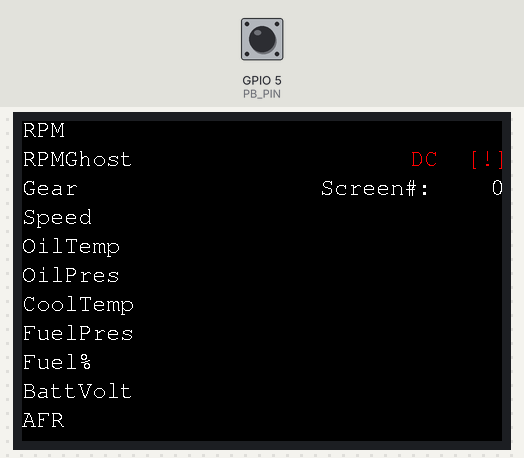
The sketch below on a simulated ESP32. Shown: 480×320 colour display. The inputs (shaded band) are chosen by the test bench; at power-on: GPIO 5 (PB_PIN) HIGH. No CAN messages arrive unless stated; what the sketch prints to the serial monitor is not drawn.

Above: at 1.5 s.
1.6 s: GPIO 5 (PB_PIN) pulled LOW for 0.15 s
At 2.3 s:
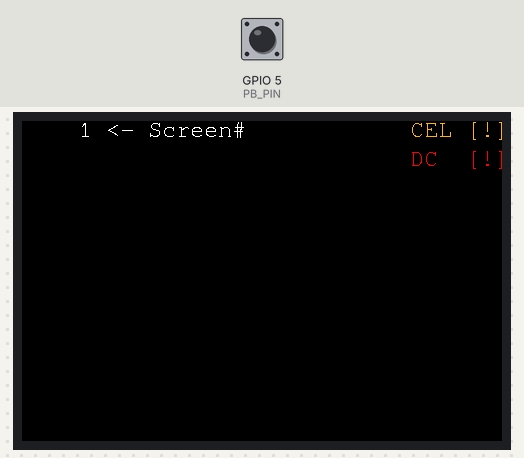
4.7 s: GPIO 5 (PB_PIN) pulled LOW for 1 s
At 6.3 s:
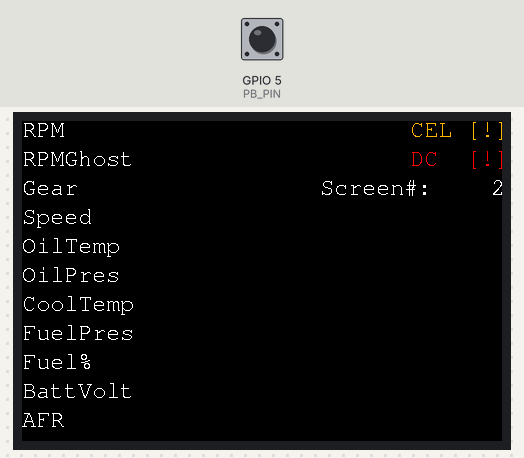
8.7 s: GPIO 5 (PB_PIN) pulled LOW for 0.15 s
At 9.7 s:
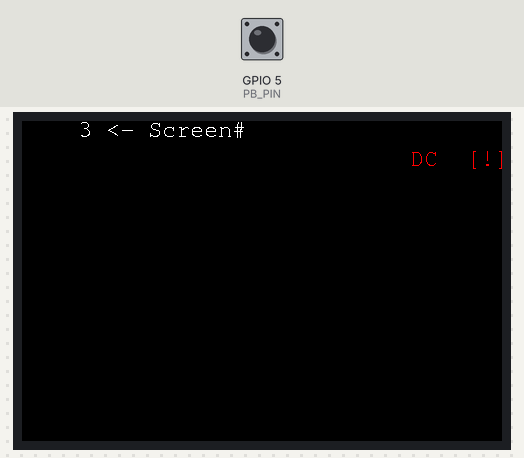
11.5 s: GPIO 5 (PB_PIN) pulled LOW for 3.2 s
At 11.85 s:
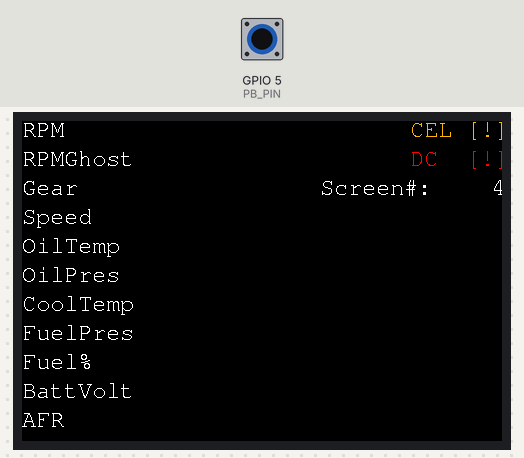
Timing chart, 0 to 14.5 s (numbered marks = the images above; inputs shaded):
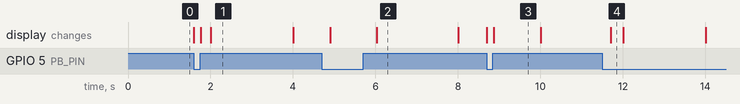

Measured:
- after the input at 1.6 s, the display: first changes at once (image 1 shows a later state)
- after the input at 4.7 s, the display: first changes after 0.20 s (image 2 shows a later state)
- after the input at 8.7 s, the display: first changes at once (image 3 shows a later state)
- after the input at 11.5 s, the display: changes after 0.21 s (image 4)
- what the display in image 1 shows lasts 2.0 s, from 2.0 s to 4.0 s
- what the display in image 3 shows lasts 1.1 s, from 8.9 s to 10.0 s

The sketch:

prototype.ino
```cpp
#include "CAN.h"
#include "TranslateCAN.h"
#include "TesterGUI.h"

#define CAN_RX 32    // ESP32 pin for CAN tranciever RX
#define CAN_TX 33    // ESP32 pin for CAN tranciever TX
#define PB_PIN 5     // ESP32 pin for Push Button
#define REFRESH_INTERVAL 2000

CAN can = CAN();
TFT_eSPI tft = TFT_eSPI();
TesterGUI gui = TesterGUI(&tft);

twai_message_t can_frame;
unsigned long last_forceclear = 0;
unsigned long last_CELupdate = 0;
bool flagDisconnect = false;
bool flagCEL = false;

int pbLast = LOW;  // pushbutton last state
int pbCurrent;     // pushbutton current state

void setup() {

    //initialize serial
    Serial.begin(115200);
    while(!Serial){};

    //initialize CAN
    if (!can.init(CAN_RX, CAN_TX, 500)) {
      Serial.println("CAN init fail");
      while(1);
    }

    //initialize tft
    tft.init();
    tft.setRotation(1); // landscape is 1 or 3

    //initialize TesterGUI
    gui.init();

    // initialize push button
    pinMode(PB_PIN, INPUT_PULLUP);

    Serial.println("digital-dashboard-PROTOTYPE");
}


void EVENT_HEARTBEAT() {

  bool conn = can.isConnected();

  // If disconnected, but event never done, do event once.
  if (!flagDisconnect && !conn) {
    flagDisconnect = true;
    gui.drawDisconnect(true);
  }
  // If became connected reset flag, reset display
  else if (flagDisconnect && conn) {
    flagDisconnect = false;
    gui.drawDisconnect(false);
  }

}


void EVENT_SWITCH_DISPLAY() {

  pbCurrent = digitalRead(PB_PIN);
  // check for button state change
  if (pbLast == HIGH && pbCurrent == LOW) {

    gui.nextScreen();
  }
  pbLast = pbCurrent;

}

void EVENT_CEL() {
  //FIXME remove placeholder code (toggles it every interval) for real code
  if (millis() - last_CELupdate >= REFRESH_INTERVAL) {
    flagCEL = !flagCEL;
    gui.drawCEL(flagCEL);
    last_CELupdate = millis();
  }
}

void EVENT_FORCE_CLEAR() {

  if (millis() - last_forceclear >= REFRESH_INTERVAL) {
    gui.clear();
    last_forceclear = millis();
  }
}

void loop() {

  //Check display switch
  EVENT_SWITCH_DISPLAY();

  //Check for CAN
  if (can.avaliable() && can.get(&can_frame)) {
    gui.update(can_frame);
  }

  //Check connnection
  EVENT_HEARTBEAT();

  //Check CEL
  EVENT_CEL();

  //Force clear readouts
  EVENT_FORCE_CLEAR();

}

// END FILE
```

CAN.h
```cpp
#include "esp32-hal.h"
#include <stdint.h>
//CAN.h

/* ESP32 TWAI receive example (by Espressif) as a class

  Connect a CAN bus transceiver to the RX/TX pins.
  For example: SN65HVD230

  TWAI_MODE_NORMAL is used so that the TWAI controller will acknowledge bus messages.

  The API gives other possible speeds and alerts:
  https://docs.espressif.com/projects/esp-idf/en/latest/esp32/api-reference/peripherals/twai.html

  created 05-11-2022 by Stephan Martin (designer2k2)
*/

#ifndef CAN_CLASS_H
#define CAN_CLASS_H

#include <Arduino.h>
#include "driver/twai.h"

#define DEFAULT_TIMEOUT 1000 //for watchdog

class CAN {
private:

  // watchdog timeout
  uint32_t watchdogTimeout; //ms

  // watchdog time of last message recv
  unsigned long rx_last;

  // if bus alive or not
  bool connected;

  // updates state of connected in realtime
  void refreshWatchdog(uint32_t rx_count) {
    if (rx_count > 0) {
      rx_last = millis();
      if (!connected) connected = true;
    }
    else {
      if (millis() - rx_last >= watchdogTimeout) {
        connected = false;
      }
    }
  }

public:

  //constructor
  CAN() :
    rx_last(millis()),
    connected(false),
    watchdogTimeout(DEFAULT_TIMEOUT)
    {}

  bool init(int RX, int TX, uint32_t wdTimeout) {
    //
    watchdogTimeout = wdTimeout;

    int rc = 0;

    // Initialize configuration structures using macro initializers
    twai_general_config_t g_config = TWAI_GENERAL_CONFIG_DEFAULT((gpio_num_t)TX, (gpio_num_t)RX, TWAI_MODE_NORMAL);
    twai_timing_config_t t_config = TWAI_TIMING_CONFIG_500KBITS();  //Look in the api-reference for other speed sets.
    twai_filter_config_t f_config = TWAI_FILTER_CONFIG_ACCEPT_ALL();

    uint32_t alerts_to_enable = TWAI_ALERT_RX_DATA | TWAI_ALERT_ERR_PASS | TWAI_ALERT_BUS_ERROR | TWAI_ALERT_RX_QUEUE_FULL;

    // Install TWAI driver
    if (twai_driver_install(&g_config, &t_config, &f_config) != ESP_OK) {
      rc = -1;
    }
    // Start TWAI driver
    else if (twai_start() != ESP_OK) {
      rc = -2;
    }
    // Reconfigure alerts to detect frame receive, Bus-Off error and RX queue full states
    else if (twai_reconfigure_alerts(alerts_to_enable, NULL) != ESP_OK) {
      rc = -3;
    }

    // TWAI driver is now successfully installed and started
    return (rc == 0);
  }

  // Returns # of rx messages waiting
  uint32_t avaliable() {
    // get statuses
    twai_status_info_t twaistatus;
    twai_get_status_info(&twaistatus);

    // refresh watchdog
    refreshWatchdog(twaistatus.msgs_to_rx);

    // # rx messages waiting
    return twaistatus.msgs_to_rx;
  }

  // Returns true if successful read
  bool get(twai_message_t* message) {
    return (twai_receive(message, 0) == ESP_OK);
  }

  // Returns false if watchdog timed out.
  // Refreshing of watchdog dependant/reliant
  // on constant refresh of avaliable() method. //FIXME reliance on avaliable() to work
  bool isConnected() { return connected; }

};

#endif // CAN_CLASS_H
```

TesterGUI.h
```cpp
/*
TesterGUI class utilizes TranslateCAN class
to process, identify, and translate recieved CAN
frames in order to update relevant display fields.
Class designed to verify-by-obervation all visual
updates on all vital systems of dashboard project
*/


#ifndef TEST_GUI_H
#define TEST_GUI_H

#include <Arduino.h>
#include <TFT_eSPI.h>
#include "driver/twai.h"
#include "TranslateCAN.h"

#define TXT_FONT     &FreeMono12pt7b // in TFT_eSPI
#define TXT_SIZE     1               // in TFT_eSPI
#define SCR_WIDTH    480             //
#define SCR_HEIGHT   320             //
#define SCREEN_COUNT 6               //

//----- TesterGUI Class ------------------------------------------------------

class TesterGUI {
private:

  //---- VARIABLES ------------------------------

  TFT_eSPI* _tft;

  uint16_t curr_screen = 0;
  bool isCEL = false;
  bool isDisconnect = false;

  //---- HELPERS --------------------------------

  void formatDrawText(uint32_t clr, uint32_t clr_bg, uint8_t datum) {
    _tft->setTextColor(clr, clr_bg);
    _tft->setTextDatum(datum);
	  _tft->setTextSize(TXT_SIZE);
    _tft->setFreeFont(TXT_FONT);
  }

  void drawText(char* strn, int x=0, int y=0, uint32_t clr=TFT_WHITE, uint32_t clr_bg=TFT_BLACK, uint8_t datum=TL_DATUM) {
	  formatDrawText(clr, clr_bg, datum);
	  _tft->drawString(strn, x, y);
  }

  void drawText(float flt, int x=0, int y=0, uint32_t clr=TFT_WHITE,  uint32_t clr_bg=TFT_BLACK, uint8_t datum=TL_DATUM) {
    char temp[15];
    sprintf(temp, "%5.1f", flt); //FIXME hardcoded fieldwidth at 5. make modulatible
	  drawText(temp, x, y, clr, clr_bg, datum);
  }

  void drawText(uint16_t intNum, int x=0, int y=0, uint32_t clr=TFT_WHITE,  uint32_t clr_bg=TFT_BLACK, uint8_t datum=TL_DATUM) {
	  char temp[15];
    sprintf(temp, "%5d", intNum); //FIXME hardcoded fieldwidth at 5. make modulatible
    drawText(temp, x, y, clr, clr_bg, datum);
  }

public:

  TesterGUI(TFT_eSPI* tft) : _tft(tft) {}

  // init GUI setup
  void init() {

    // ----- background -----

    _tft->fillScreen(TFT_BLACK);

    // ---- labels -----

    drawText("RPM",      0, ((0 * SCR_HEIGHT) / 11));
    drawText("RPMGhost", 0, ((1 * SCR_HEIGHT) / 11));
    drawText("Gear",     0, ((2 * SCR_HEIGHT) / 11));
    drawText("Speed",    0, ((3 * SCR_HEIGHT) / 11));
    drawText("OilTemp",  0, ((4 * SCR_HEIGHT) / 11));
    drawText("OilPres",  0, ((5 * SCR_HEIGHT) / 11));
    drawText("CoolTemp", 0, ((6 * SCR_HEIGHT) / 11));
    drawText("FuelPres", 0, ((7 * SCR_HEIGHT) / 11));
    drawText("Fuel%",    0, ((8 * SCR_HEIGHT) / 11));
    drawText("BattVolt", 0, ((9 * SCR_HEIGHT) / 11));
    drawText("AFR",      0, ((10 * SCR_HEIGHT) / 11));

    drawText("Screen#:      ", SCR_WIDTH, (( 2 * SCR_HEIGHT) / 11), TFT_WHITE, TFT_BLACK, TR_DATUM);

    // ----- fields -----

    clear(); // clears all value fields


  }

  // clear all updatable GUI fields
  void clear() {
    if (curr_screen % 2) return; // do nothing if not primary screen

    // curr_screen readout
    drawText(curr_screen, SCR_WIDTH, (( 2 * SCR_HEIGHT) / 11), TFT_WHITE, TFT_BLACK, TR_DATUM);

    //indicators
    drawCEL(isCEL);
    drawDisconnect(isDisconnect);

    // CAN readouts
    drawText("      ",  (SCR_WIDTH / 3),  ((0  * SCR_HEIGHT) / 11)); //FIXME hardcoded fieldwidth at 5. make modulatible
    drawText("      ",  (SCR_WIDTH / 3),  ((1  * SCR_HEIGHT) / 11));
    drawText("      ",  (SCR_WIDTH / 3),  ((2  * SCR_HEIGHT) / 11));
    drawText("      ",  (SCR_WIDTH / 3),  ((3  * SCR_HEIGHT) / 11));
    drawText("      ",  (SCR_WIDTH / 3),  ((4  * SCR_HEIGHT) / 11));
    drawText("      ",  (SCR_WIDTH / 3),  ((5  * SCR_HEIGHT) / 11));
    drawText("      ",  (SCR_WIDTH / 3),  ((6  * SCR_HEIGHT) / 11));
    drawText("      ",  (SCR_WIDTH / 3),  ((7  * SCR_HEIGHT) / 11));
    drawText("      ",  (SCR_WIDTH / 3),  ((8  * SCR_HEIGHT) / 11));
    drawText("      ",  (SCR_WIDTH / 3),  ((9  * SCR_HEIGHT) / 11));
    drawText("      ",  (SCR_WIDTH / 3),  ((10 * SCR_HEIGHT) / 11));
  }

  // updates curr_screen display field & variable
  // also demonstrates a potential screen switch
  void nextScreen() {
    curr_screen = (curr_screen + 1) % SCREEN_COUNT; //increments and cycles back to 0 (1st screen) if exceeds max

    if (curr_screen % 2) { // toggle to demo second screen

      _tft->fillScreen(TFT_BLACK);
      drawText("      <- Screen#");
      drawText(curr_screen);

      drawCEL(isCEL);
      drawDisconnect(isDisconnect);
    }
    else {  // toggle to main tester screen

      init();
    }

  }

  // update CEL display field (Check Engine Light), regardless of curr_screen
  void drawCEL(bool en) {
    isCEL = en;
    // if not en, draw blacked out, else show as color
    uint32_t clr    = (en) ? TFT_ORANGE : TFT_BLACK;
    drawText("CEL [!]", SCR_WIDTH, 0, clr, TFT_BLACK, TR_DATUM);
  }

  // update Disconnect display field, regardless of curr_screen
  void drawDisconnect(bool en) {
    isDisconnect = en;
    // if not en, draw blacked out, else show as color
    uint32_t clr    = (en) ? TFT_RED : TFT_BLACK;
    drawText("DC  [!]", SCR_WIDTH, SCR_HEIGHT/11, clr, TFT_BLACK, TR_DATUM);
  }

  /*
  * Process, identify, and translate recieved CAN frame
  * (using TranslateCAN class) to update any relevant display fields
  */
  void update(twai_message_t c) {

    if (curr_screen % 2) return; // do nothing if not primary screen

    // get CAN ID
    uint32_t id = c.identifier;

    //get CAN data
    uint8_t bytes[8] = {0,0,0,0,0,0,0,0};
    for (int i = 0; i < c.data_length_code; i++) {
      bytes[i] = c.data[i];
    }

    //identify, translate, update display
    //FIXME implement red text if over-range/under-range per warning_limits.h
    if (id == CAN_RPM)         { drawText(TranslateCAN::rpm        (bytes),  (SCR_WIDTH / 3),  ((0  * SCR_HEIGHT) / 11));
                                 drawText("FIXME"                         ,  (SCR_WIDTH / 3),  ((1  * SCR_HEIGHT) / 11)); }
    if (id == CAN_GEAR)        { drawText(TranslateCAN::gear       (bytes),  (SCR_WIDTH / 3),  ((2  * SCR_HEIGHT) / 11)); }
    if (id == CAN_SPEED)       { drawText(TranslateCAN::speed      (bytes),  (SCR_WIDTH / 3),  ((3  * SCR_HEIGHT) / 11)); }
    if (id == CAN_OILTEMP)     { drawText(TranslateCAN::oilTemp    (bytes),  (SCR_WIDTH / 3),  ((4  * SCR_HEIGHT) / 11)); }
    if (id == CAN_OILPRESSURE) { drawText(TranslateCAN::oilPressure(bytes),  (SCR_WIDTH / 3),  ((5  * SCR_HEIGHT) / 11)); }
    if (id == CAN_COOLANTTEMP) { drawText(TranslateCAN::coolantTemp(bytes),  (SCR_WIDTH / 3),  ((6  * SCR_HEIGHT) / 11)); }
    if (id == CAN_FUELPSI)     { drawText(TranslateCAN::fuelPSI    (bytes),  (SCR_WIDTH / 3),  ((7  * SCR_HEIGHT) / 11)); }
    if (id == CAN_FUELPERCENT) { drawText(TranslateCAN::fuelPercent(bytes),  (SCR_WIDTH / 3),  ((8  * SCR_HEIGHT) / 11)); }
    if (id == CAN_BATTERYVOLT) { drawText(TranslateCAN::batteryVolt(bytes),  (SCR_WIDTH / 3),  ((9  * SCR_HEIGHT) / 11)); }
    if (id == CAN_AFR)         { drawText(TranslateCAN::afr        (bytes),  (SCR_WIDTH / 3),  ((10 * SCR_HEIGHT) / 11)); }
  }

};


#endif // TEST_GUI_H
```

TranslateCAN.h
```cpp
/*
* IMPORTANT:
*
* List of all CAN IDs the dashboard uses to filter, translate, and display CAN bus data.
* This file MUST BE EDITED to correspond to your vehicle's CAN bus IDs otherwise
* it may not be reading your vehicle properly.
*
* Additionally, the functions used to translate values from the CAN byte arrays
* MUST BE EDITED otherwise it won't properly grab meaningful data.
* (One way of doing it fast could be bit masking & bit shifting)
*/


#ifndef TRANSLATE_CAN_H
#define TRANSLATE_CAN_H

//----- Defines ---------------------------------------------------------------

//FIXME define real IDs

#define CAN_RPM           0x1DC
#define CAN_GEAR          0x1DC
#define CAN_SPEED         0x158
#define CAN_OILTEMP       0x096
#define CAN_OILPRESSURE   0x039
#define CAN_COOLANTTEMP   0x1DC
#define CAN_FUELPSI       0x158
#define CAN_FUELPERCENT   0x164
#define CAN_BATTERYVOLT   0x18E
#define CAN_AFR           0x136


//----- Translator Class ------------------------------------------------------

class TranslateCAN {
private:
	/*none*/
public:

  //FIXME define real parsers for vehicle

	static uint16_t rpm          (uint8_t* bytes) { return ((uint16_t)bytes[1] << 8) | bytes[2]; }
	static char*    gear         (uint8_t* bytes) { return "-"; }
	static uint16_t speed        (uint8_t* bytes) { return (((uint16_t)bytes[0] << 8) | bytes[1])/160; }
	static uint16_t oilTemp      (uint8_t* bytes) { return 0; }
	static uint16_t oilPressure  (uint8_t* bytes) { return 0; }
	static uint16_t coolantTemp  (uint8_t* bytes) { return 0; }
	static uint16_t fuelPSI      (uint8_t* bytes) { return 0; }
	static uint16_t fuelPercent  (uint8_t* bytes) { return 0; }
	static float    batteryVolt  (uint8_t* bytes) { return 0.0; }
	static float    afr          (uint8_t* bytes) { return 0.0; }

};


#endif // TRANSLATE_CAN_H
```
